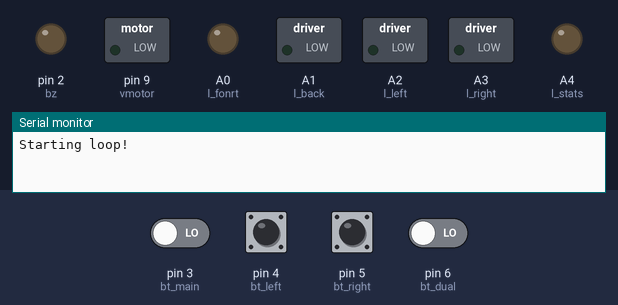
The sketch below on a simulated Arduino Uno, built with avr-gcc and run on an emulated ATmega328P. Shown: switched loads named in the sketch (green lamp = pin HIGH), output pins drawn as LEDs (lit = HIGH), the last lines printed to the serial monitor. Dashed ring = blinking. The test bench sets the inputs (shaded band); at power-on: pin 3 (bt_main), pin 4 (bt_left), pin 5 (bt_right), pin 6 (bt_dual) LOW. No radio packets arrive unless stated.

Above: at 1.4 s.
1.5 s: pin 3 (bt_main) driven HIGH
At 1.75 s:
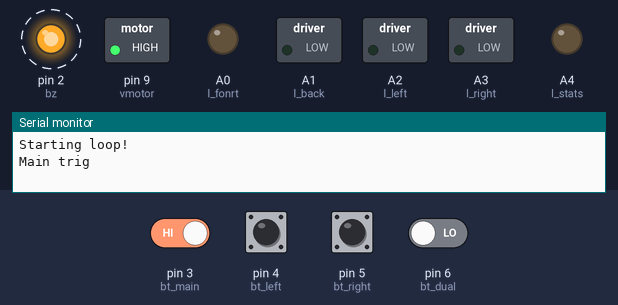
4.5 s: pin 3 (bt_main) driven LOW
At 5.1 s:
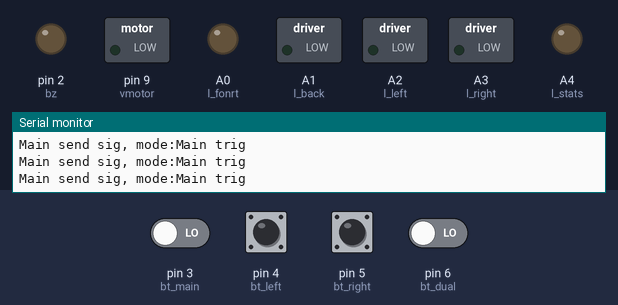
6.6 s: pin 4 (bt_left) pulled HIGH for 0.15 s
At 6.95 s:
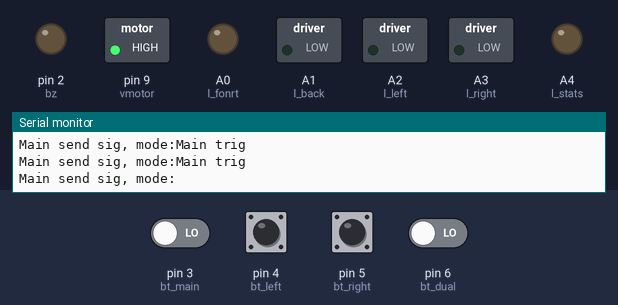
9.0 s: pin 5 (bt_right) pulled HIGH for 1 s
At 11.0 s:
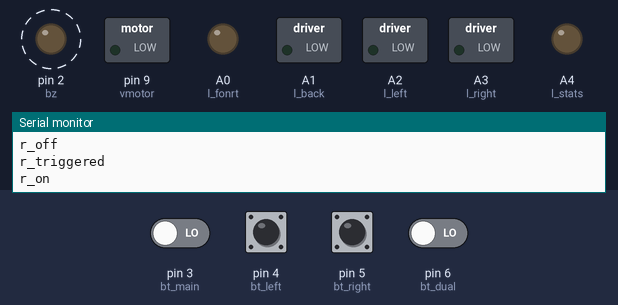
12.0 s: pin 6 (bt_dual) driven HIGH
At 13.65 s:
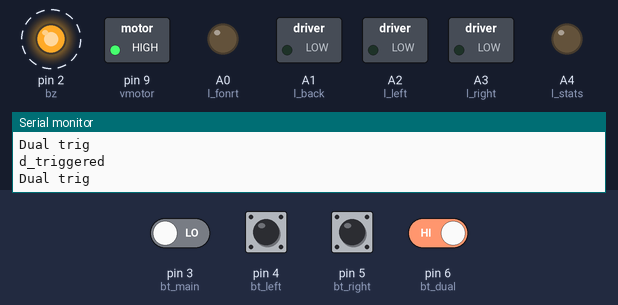
15.0 s: pin 6 (bt_dual) driven LOW
At 16.1 s:
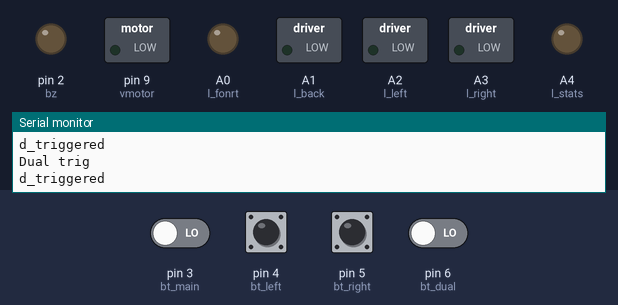
Timing chart, 0 to 17.5 s (numbered marks = the images above; inputs shaded):
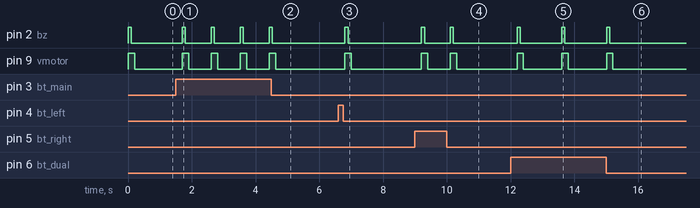

The sketch:

main_control.ino
```cpp
#define bzsw true   //true to enable buzzer, false to disable


#define CE 7   //radio CE pin
#define CSN 8  //radio CSN pin
#define l_fonrt A0
#define l_back A1
#define l_left A2
#define l_right A3
#define l_stats A4  //led for
#define bt_main 3   //button for main light(cycle(front, back, both))
#define bt_left 4   //button for left flash
#define bt_right 5  //button for right flash
#define bt_dual 6   //button for dual flash
#define vmotor 9    //relay vibrate motor
#define bz 2        //relay bz


#include <SPI.h>
#include "RF24.h"

//radio
RF24 rf24(CE, CSN);  // CE腳, CSN腳
const byte addr[] = "1Node";

/*
Define Radio.
a --> back mid on
b --> back mid off
c --> back left on
d --> back right on
e --> back flash off
f --> back dual blink
g --> front mid on
h --> front mid off
*/
char on[32] = "g";
char off[32] = "h";

char mon[32] = "a";
char moff[32] = "b";
char leon[32] = "c";
char ron[32] = "d";
char foff[32] = "e";
char dual[32] = "f";


/*
0->off
1->front
2->back
3->dual
*/
bool b_mmode = false;
bool b_lmode = false;
bool b_rmode = false;
bool b_dfmode = false;  //dual flash
bool b_dualstate = false;

bool b_main = false;
bool b_left = false;
bool b_right = false;
bool b_dual = false;
bool b_flash = false;  //whether any flashing lights is on

void setup() {
  //start Serial
  Serial.begin(9600);

  // initialize radio
  rf24.begin();
  rf24.setChannel(83);           // 設定頻道編號
  rf24.openWritingPipe(addr);    // 設定通道位址
  rf24.setPALevel(RF24_PA_MIN);  // 設定廣播功率
  rf24.setDataRate(RF24_1MBPS);  // 設定傳輸速率
  rf24.stopListening();          // 停止偵聽；設定成發射模式

  //initialize pinmode
  pinMode(bt_main, INPUT);
  pinMode(bt_left, INPUT);
  pinMode(bt_right, INPUT);
  pinMode(bt_dual, INPUT);
  pinMode(l_fonrt, OUTPUT);
  pinMode(l_back, OUTPUT);
  pinMode(l_left, OUTPUT);
  pinMode(l_right, OUTPUT);
  pinMode(l_stats, OUTPUT);
  pinMode(bz, OUTPUT);
  pinMode(vmotor, OUTPUT);
  beep();
  Serial.println("Starting loop!");
}

void loop() {
  //read button
  if (digitalRead(bt_main) == true) {
    delay(200);
    if (digitalRead(bt_main) == true)
      Serial.println("Main trig");
    b_main = true;
    beep();
    delay(500);
  } else if (digitalRead(bt_left) == true) {
    delay(200);
    if (digitalRead(bt_left) == true)
      Serial.println("Left trig");
    b_left = true;
    beep();
    delay(500);
  } else if (digitalRead(bt_right) == true) {
    delay(200);
    if (digitalRead(bt_right) == true)
      Serial.println("Right trig");
    b_right = true;
    beep();
    delay(500);
  } else if (digitalRead(bt_dual) == true) {
    delay(200);
    Serial.println("Dual trig");
    b_dual = true;
    beep();
    delay(500);
  }

  //react with the btn detect result
  if (b_main == true) {
    b_main = false;
    Serial.print("Main send sig, mode:");
    b_mmode = !b_mmode;

    if(b_mmode){
      rf24.write(&on, sizeof(on));
      rf24.write(&on, sizeof(on));
      rf24.write(&on, sizeof(on));
      rf24.write(&mon, sizeof(mon));
      rf24.write(&mon, sizeof(mon));
      rf24.write(&mon, sizeof(mon));
    }
    else{
      rf24.write(&off, sizeof(off));
      rf24.write(&off, sizeof(off));
      rf24.write(&off, sizeof(off));
      rf24.write(&moff, sizeof(moff));
      rf24.write(&moff, sizeof(moff));
      rf24.write(&moff, sizeof(moff));
    }
  }

  if (b_left == true) {
    Serial.println("l_triggered");
    b_left = false;
    b_lmode = !b_lmode;
    b_flash = b_lmode;
    if (b_flash == false) {
      Serial.println("lon");
      rf24.write(&leon, sizeof(leon));
      rf24.write(&leon, sizeof(leon));
      rf24.write(&leon, sizeof(leon));
      b_left = false;
    } else {
      rf24.write(&foff, sizeof(foff));
      rf24.write(&foff, sizeof(foff));
      rf24.write(&foff, sizeof(foff));
      Serial.println("loff");
      b_left = false;
      b_dualstate = false;
    }
  }

  if (b_right == true) {
    Serial.println("r_triggered");
    b_right = false;
    b_rmode = !b_rmode;
    b_flash = b_rmode;
    if (b_flash == false) {
      rf24.write(&ron, sizeof(ron));
      rf24.write(&ron, sizeof(ron));
      rf24.write(&ron, sizeof(ron));
      Serial.println("r_on");
      b_right = false;
    } else {
      rf24.write(&foff, sizeof(foff));
      rf24.write(&foff, sizeof(foff));
      rf24.write(&foff, sizeof(foff));
      Serial.println("r_off");
      b_right = false;
      b_dualstate = false;
    }
  }

  if (b_dual) {
    Serial.println("d_triggered");
    //Serial.println(b_dfmode);
    b_dual = false;
    b_flash = false;
    if(b_dfmode){
      rf24.write(&foff, sizeof(foff));
      rf24.write(&foff, sizeof(foff));
      rf24.write(&foff, sizeof(foff));
    }
    if(b_dfmode == false){
      rf24.write(&dual, sizeof(dual));
      rf24.write(&dual, sizeof(dual));
      rf24.write(&dual, sizeof(dual));
    }
    b_dfmode = !b_dfmode;
    delay(500);
  }
}


void beep() {
  if (bzsw == true)
    digitalWrite(bz, HIGH);
  digitalWrite(vmotor, HIGH);
  delay(100);
  digitalWrite(bz, LOW);
  delay(100);
  digitalWrite(vmotor, LOW);
}
```

Measured:
- after the input at 1.5 s, pin 2 (bz): alternates HIGH for 0.10 s and LOW for 0.81 s, starting after 0.20 s; pin 9 (vmotor): alternates HIGH for 0.20 s and LOW for 0.71 s, starting after 0.20 s
- after the input at 4.5 s, pin 2 (bz): goes on until 4.5 s, then stays LOW; pin 9 (vmotor): goes on until 4.6 s, then stays LOW
- after the input at 6.6 s, pin 2 (bz): LOW → HIGH after 0.20 s, → LOW 0.10 s later; pin 9 (vmotor): LOW → HIGH after 0.20 s, → LOW 0.20 s later
- after the input at 9.0 s, pin 2 (bz): alternates HIGH for 0.10 s and LOW for 0.80 s, 4 changes in all, then stays LOW, starting after 0.20 s; pin 9 (vmotor): alternates HIGH for 0.20 s and LOW for 0.70 s, 4 changes in all, then stays LOW, starting after 0.20 s
- after the input at 12.0 s, pin 2 (bz): alternates HIGH for 0.10 s and LOW for 1.3 s, starting after 0.20 s; pin 9 (vmotor): alternates HIGH for 0.20 s and LOW for 1.2 s, starting after 0.20 s
- after the input at 15.0 s, pin 2 (bz): goes on until 15.1 s, then stays LOW; pin 9 (vmotor): goes on until 15.2 s, then stays LOW
